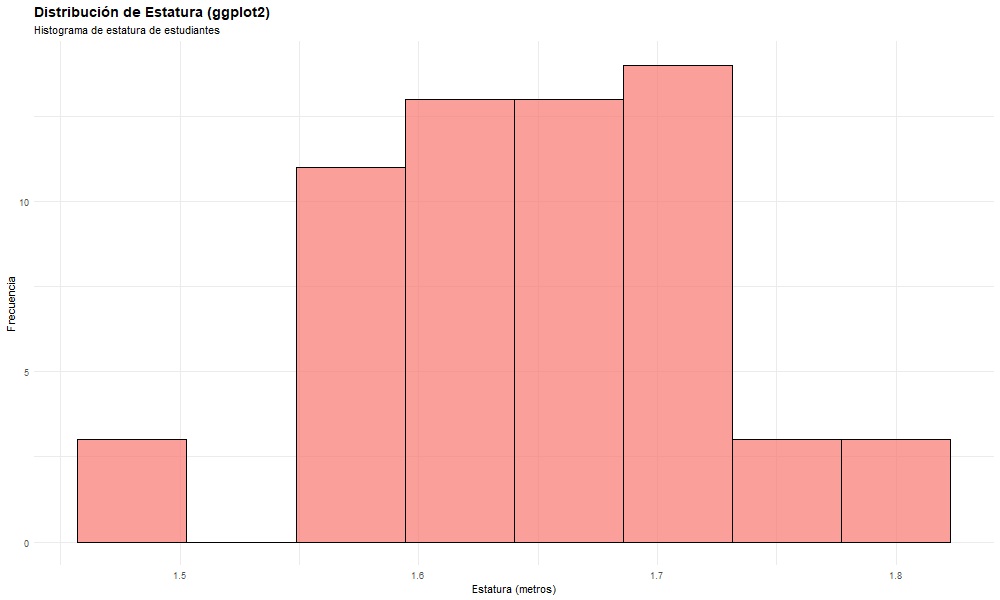

This figure's R source:
png("10_ggplot_Histograma_Estatura.png", width = 1000, height = 600)
ggplot(datos, aes(x = Estatura, fill = '#2ECC71')) +
  geom_histogram(bins = 8, color = 'black', alpha = 0.7) +
  labs(title = 'Distribución de Estatura (ggplot2)',
       x = 'Estatura (metros)',
       y = 'Frecuencia',
       subtitle = 'Histograma de estatura de estudiantes') +
  theme_minimal() +
  theme(plot.title = element_text(face = 'bold', size = 14),
        legend.position = 'none')
dev.off()